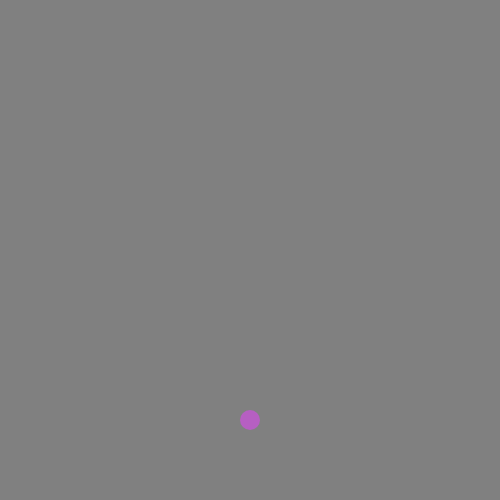
Frame 1 (no input)
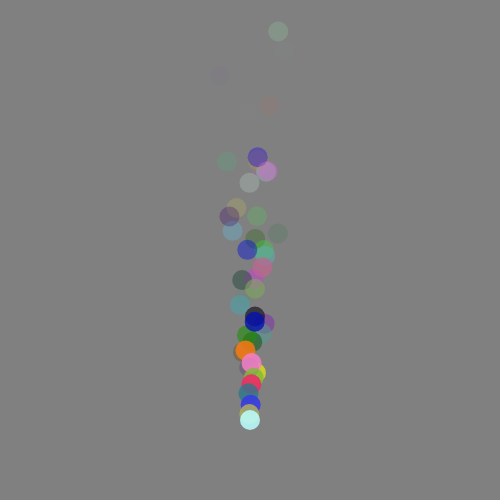
Frame 60 (no input)
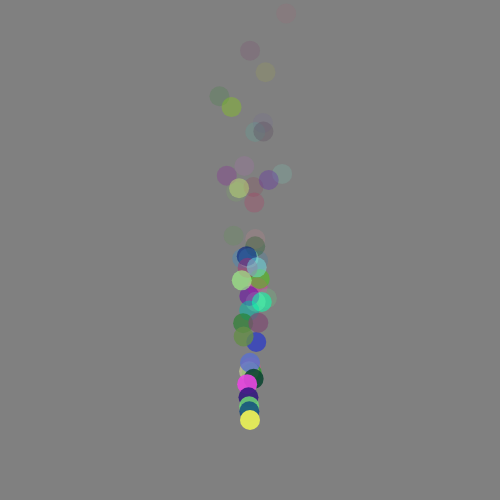
Frame 120 (the mouse pressed at the canvas centre since frame 60)

The p5.js sketch that drew these frames (run headless with seeded random() and noise() and a simulated clock; from frame 60 on, the mouse is pressed at the canvas centre):

// p5.js sketch
// ── sketch.js
let cars = [];
var img1;

function setup() {
  createCanvas(500, 500);




  //for (let i = 0; i < 20; i++) {
  //cars.push(new Car());
  //  }
  noStroke();
}

function draw() {
  background('grey');

  cars.push(new Car());

  for (let i = 0; i < cars.length; i++) {
    cars[i].display();
    cars[i].move();
    if (cars[i].a <= 0) {
      cars.splice(i, 1);
    }
  }
}


class Car {

  constructor() {
    // attributes
    this.pos = createVector(width / 2, height - 80);
    this.vel = createVector(random(-.8, .8), random(-10, -5));
    this.r = random(255);
    this.g = random(255);
    this.b = random(255);
    this.a = random(200, 255);
    this.s = random(5, 20);
  }

  //methods
  display() {
    fill(this.r, this.g, this.b, this.a);
    ellipse(this.pos.x, this.pos.y, 20);
  }

  move() {
    this.pos.add(this.vel);
    this.a = this.a - 5;
    //if (this.pos.x > width) this.pos.x = 0;
    //if (this.pos.x < 0) this.pos.x = width;
    //if (this.pos.y > height) this.pos.y = 0;
    //if (this.pos.y < 0) this.pos.y = height;

  }

}
